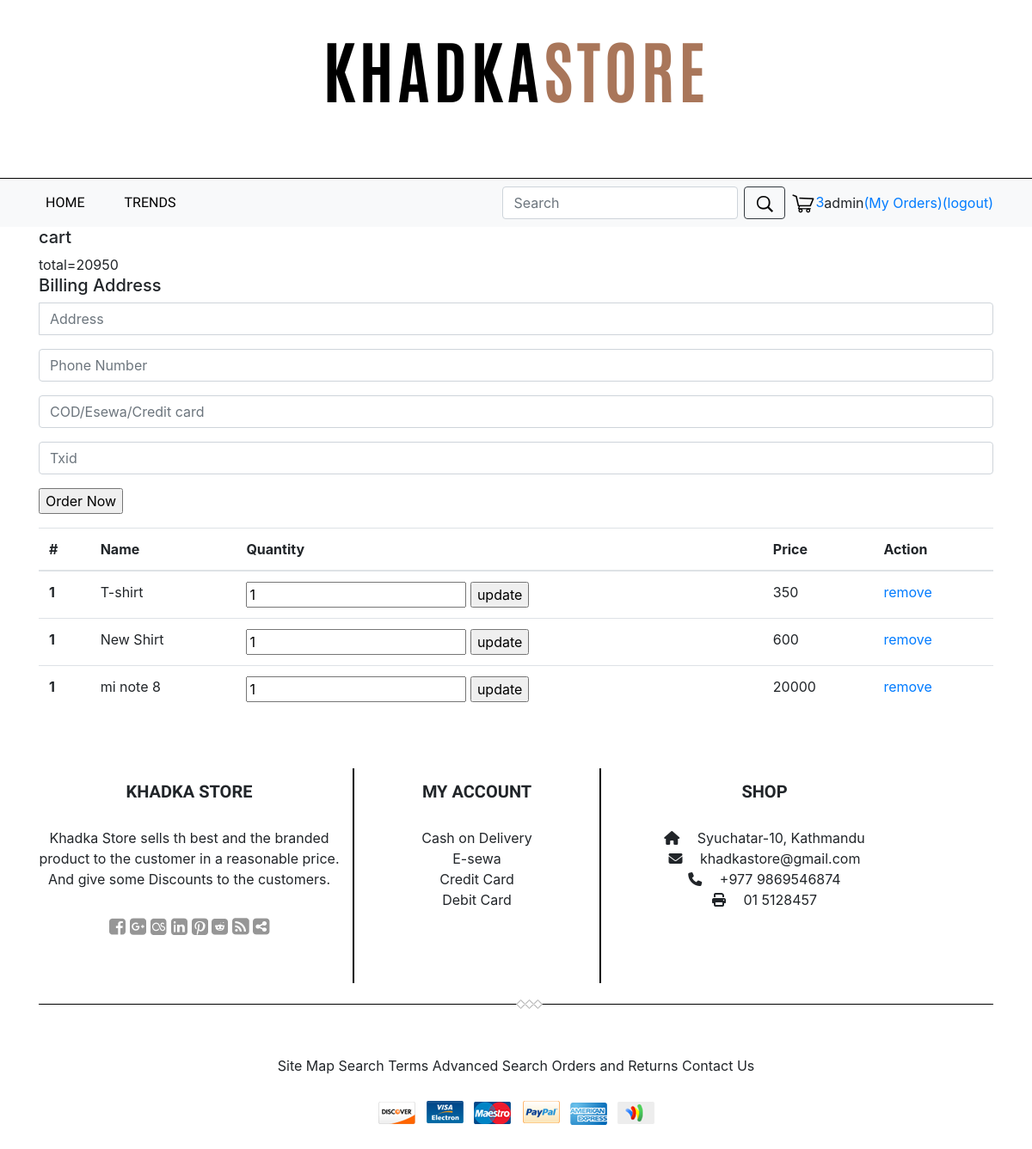
The app's page /cart.php (signed in), older data.
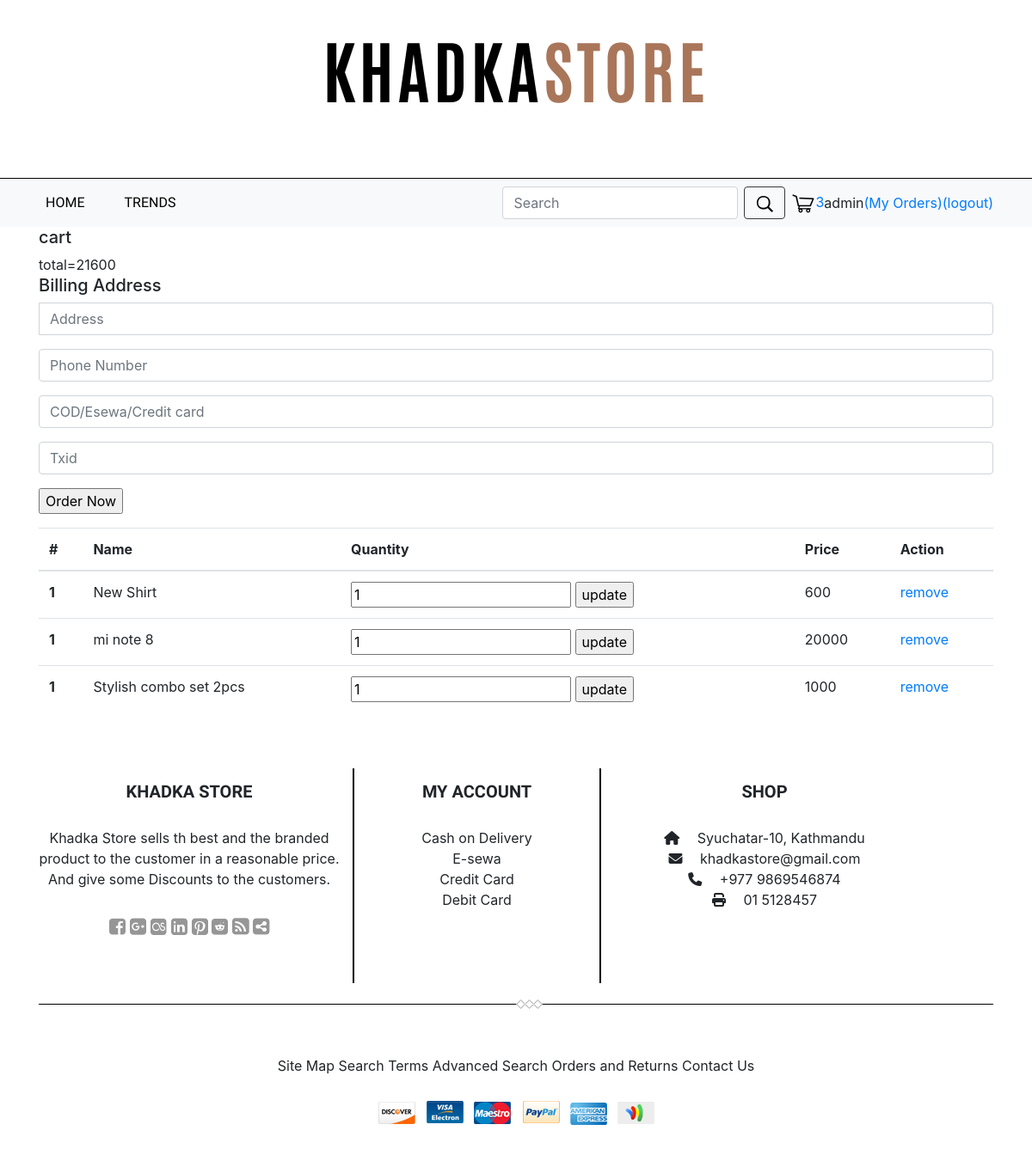
The same page, newer data.
### tables this page shows
CREATE TABLE `cart` (
  `id` int(100) NOT NULL,
  `userid` int(100) NOT NULL,
  `productid` int(100) NOT NULL,
  `name` varchar(100) NOT NULL,
  `quantity` int(100) NOT NULL,
  `price` int(100) NOT NULL
);

### cart.php (the view, shortened to what this page needs)
<?php
 include'header.php';
 include'lib/connection.php';
$id=$_SESSION['userid'];
 $sql = "SELECT * FROM cart where userid='$id'";
 $result = $conn -> query ($sql);
?>
<div class="container pendingbody">
  <h5>cart</h5>
<table class="table">
  <thead>
    <tr>
      <th scope="col">#</th>
      <th scope="col">Name</th>
      <th scope="col">Quantity</th>
      <th scope="col">Price</th>
      <th scope="col">Action</th>
    </tr>
  </thead>
  <tbody>
  <?php
          if (mysqli_num_rows($result) > 0) {
            while($row = mysqli_fetch_assoc($result)) {
              ?>
    <tr>
      <th scope="row">1</th>
      <td><?php echo $row["name"] ?></td>
      <td><form action="<?php echo $_SERVER['PHP_SELF']; ?>" method="post">
        <input type="number" name="update_quantity" min="1"  value="<?php echo $row['quantity']; ?>" >
        <input type="submit" value="update" name="update_update_btn">
      </form></td>
      <td><?php echo $row["price"]*$row["quantity"]  ?></td>
      <td><a href="cart.php?remove=<?php echo $row['id']; ?>">remove</a></td>
    </tr>
    <?php
    }
        }
        else
            echo "0 results";
        ?>
  <form action="<?php echo $_SERVER['PHP_SELF']; ?>" method="post">
        <h5>Billing Address</h5>
      <div class="input-group form-group">
        <input type="text" class="form-control" placeholder="Address" name="address" required>
       </div>
       <div class="input-group form-group">
        <input type="number" class="form-control" placeholder="Phone Number" name="number" required>
       </div>
       <div class="input-group form-group">
        <input type="text" class="form-control" placeholder="COD/Esewa/Credit card" name="mobnumber" required>
       </div>
       <div class="input-group form-group">
        <input type="text" class="form-control" placeholder="Txid" name="txid">
       </div>
      <div class="form-group">
      <input type="submit" value="Order Now" name="order_btn">
    </div>
    </form>
  </tbody>
</table>
</div>
<?php
 include'footer.php';
?>

Row changes from the older to the newer data that the page shows:
removed cart: name "T-shirt", update_quantity "1", $row['price']*$row['quantity'] "350"
added cart: name "Stylish combo set 2pcs", update_quantity "1", $row['price']*$row['quantity'] "1000"
Text that changed along with them:
text written by a page script: "total=20950" → "total=21600"
